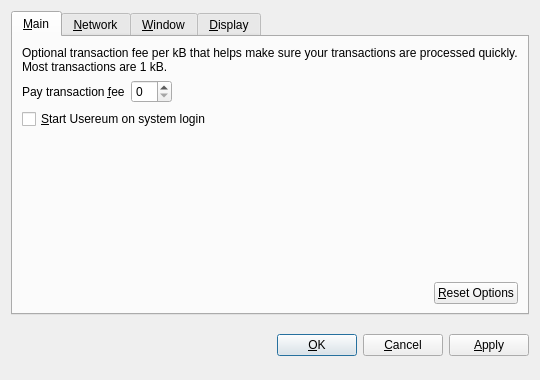
<?xml version="1.0" encoding="UTF-8"?>
<ui version="4.0">
 <class>OptionsDialog</class>
 <widget class="QDialog" name="OptionsDialog">
  <property name="geometry">
   <rect>
    <x>0</x>
    <y>0</y>
    <width>540</width>
    <height>380</height>
   </rect>
  </property>
  <property name="windowTitle">
   <string>Options</string>
  </property>
  <property name="modal">
   <bool>true</bool>
  </property>
  <layout class="QVBoxLayout" name="verticalLayout">
   <item>
    <widget class="QTabWidget" name="tabWidget">
     <property name="tabPosition">
      <enum>QTabWidget::North</enum>
     </property>
     <property name="currentIndex">
      <number>0</number>
     </property>
     <widget class="QWidget" name="tabMain">
      <attribute name="title">
       <string>&amp;Main</string>
      </attribute>
      <layout class="QVBoxLayout" name="verticalLayout_Main">
       <item>
        <widget class="QLabel" name="transactionFeeInfoLabel">
         <property name="text">
          <string>Optional transaction fee per kB that helps make sure your transactions are processed quickly. Most transactions are 1 kB.</string>
         </property>
         <property name="textFormat">
          <enum>Qt::PlainText</enum>
         </property>
         <property name="wordWrap">
          <bool>true</bool>
         </property>
        </widget>
       </item>
       <item>
        <layout class="QHBoxLayout" name="horizontalLayout_1_Main">
         <item>
          <widget class="QLabel" name="transactionFeeLabel">
           <property name="text">
            <string>Pay transaction &amp;fee</string>
           </property>
           <property name="textFormat">
            <enum>Qt::PlainText</enum>
           </property>
           <property name="buddy">
            <cstring>transactionFee</cstring>
           </property>
          </widget>
         </item>
         <item>
          <widget class="BitcoinAmountField" name="transactionFee"/>
         </item>
         <item>
          <spacer name="horizontalSpacer_1_Main">
           <property name="orientation">
            <enum>Qt::Horizontal</enum>
           </property>
           <property name="sizeHint" stdset="0">
            <size>
             <width>40</width>
             <height>20</height>
            </size>
           </property>
          </spacer>
         </item>
        </layout>
       </item>
       <item>
        <widget class="QCheckBox" name="bitcoinAtStartup">
         <property name="toolTip">
          <string>Automatically start Usereum after logging in to the system.</string>
         </property>
         <property name="text">
          <string>&amp;Start Usereum on system login</string>
         </property>
        </widget>
       </item>
       <item>
        <spacer name="verticalSpacer_Main">
         <property name="orientation">
          <enum>Qt::Vertical</enum>
         </property>
         <property name="sizeHint" stdset="0">
          <size>
           <width>20</width>
           <height>40</height>
          </size>
         </property>
        </spacer>
       </item>
       <item>
        <layout class="QHBoxLayout" name="horizontalLayout_2_Main">
         <item>
          <spacer name="horizontalSpacer_2_Main">
           <property name="orientation">
            <enum>Qt::Horizontal</enum>
           </property>
           <property name="sizeHint" stdset="0">
            <size>
             <width>40</width>
             <height>20</height>
            </size>
           </property>
          </spacer>
         </item>
         <item>
          <widget class="QPushButton" name="resetButton">
           <property name="toolTip">
            <string>Reset all client options to default.</string>
           </property>
           <property name="text">
            <string>&amp;Reset Options</string>
           </property>
           <property name="autoDefault">
            <bool>false</bool>
           </property>
          </widget>
         </item>
        </layout>
       </item>
      </layout>
     </widget>
     <widget class="QWidget" name="tabNetwork">
      <attribute name="title">
       <string>&amp;Network</string>
      </attribute>
      <layout class="QVBoxLayout" name="verticalLayout_Network">
       <item>
        <widget class="QCheckBox" name="mapPortUpnp">
         <property name="toolTip">
          <string>Automatically open the Usereum client port on the router. This only works when your router supports UPnP and it is enabled.</string>
         </property>
         <property name="text">
          <string>Map port using &amp;UPnP</string>
         </property>
        </widget>
       </item>
       <item>
        <widget class="QCheckBox" name="connectSocks">
         <property name="toolTip">
          <string>Connect to the Usereum network through a SOCKS proxy (e.g. when connecting through Tor).</string>
         </property>
         <property name="text">
          <string>&amp;Connect through SOCKS proxy:</string>
         </property>
        </widget>
       </item>
       <item>
        <layout class="QHBoxLayout" name="horizontalLayout_Network">
         <item>
          <widget class="QLabel" name="proxyIpLabel">
           <property name="text">
            <string>Proxy &amp;IP:</string>
           </property>
           <property name="textFormat">
            <enum>Qt::PlainText</enum>
           </property>
           <property name="buddy">
            <cstring>proxyIp</cstring>
           </property>
          </widget>
         </item>
         <item>
          <widget class="QValidatedLineEdit" name="proxyIp">
           <property name="maximumSize">
            <size>
             <width>140</width>
             <height>16777215</height>
            </size>
           </property>
           <property name="toolTip">
            <string>IP address of the proxy (e.g. 127.0.0.1)</string>
           </property>
          </widget>
         </item>
         <item>
          <widget class="QLabel" name="proxyPortLabel">
           <property name="text">
            <string>&amp;Port:</string>
           </property>
           <property name="textFormat">
            <enum>Qt::PlainText</enum>
           </property>
           <property name="buddy">
            <cstring>proxyPort</cstring>
           </property>
          </widget>
         </item>
         <item>
          <widget class="QLineEdit" name="proxyPort">
           <property name="maximumSize">
            <size>
             <width>55</width>
             <height>16777215</height>
            </size>
           </property>
           <property name="toolTip">
            <string>Port of the proxy (e.g. 9050)</string>
           </property>
          </widget>
         </item>
         <item>
          <widget class="QLabel" name="socksVersionLabel">
           <property name="text">
            <string>SOCKS &amp;Version:</string>
           </property>
           <property name="textFormat">
            <enum>Qt::PlainText</enum>
           </property>
           <property name="buddy">
            <cstring>socksVersion</cstring>
           </property>
          </widget>
         </item>
         <item>
          <widget class="QValueComboBox" name="socksVersion">
           <property name="toolTip">
            <string>SOCKS version of the proxy (e.g. 5)</string>
           </property>
          </widget>
         </item>
         <item>
          <spacer name="horizontalSpacer_Network">
           <property name="orientation">
            <enum>Qt::Horizontal</enum>
           </property>
           <property name="sizeHint" stdset="0">
            <size>
             <width>40</width>
             <height>20</height>
            </size>
           </property>
          </spacer>
         </item>
        </layout>
       </item>
       <item>
        <spacer name="verticalSpacer_Network">
         <property name="orientation">
          <enum>Qt::Vertical</enum>
         </property>
         <property name="sizeHint" stdset="0">
          <size>
           <width>20</width>
           <height>40</height>
          </size>
         </property>
        </spacer>
       </item>
      </layout>
     </widget>
     <widget class="QWidget" name="tabWindow">
      <attribute name="title">
       <string>&amp;Window</string>
      </attribute>
      <layout class="QVBoxLayout" name="verticalLayout_Window">
       <item>
        <widget class="QCheckBox" name="minimizeToTray">
         <property name="toolTip">
          <string>Show only a tray icon after minimizing the window.</string>
         </property>
         <property name="text">
          <string>&amp;Minimize to the tray instead of the taskbar</string>
         </property>
        </widget>
       </item>
       <item>
        <widget class="QCheckBox" name="minimizeOnClose">
         <property name="toolTip">
          <string>Minimize instead of exit the application when the window is closed. When this option is enabled, the application will be closed only after selecting Quit in the menu.</string>
         </property>
         <property name="text">
          <string>M&amp;inimize on close</string>
         </property>
        </widget>
       </item>
       <item>
        <spacer name="verticalSpacer_Window">
         <property name="orientation">
          <enum>Qt::Vertical</enum>
         </property>
         <property name="sizeHint" stdset="0">
          <size>
           <width>20</width>
           <height>40</height>
          </size>
         </property>
        </spacer>
       </item>
      </layout>
     </widget>
     <widget class="QWidget" name="tabDisplay">
      <attribute name="title">
       <string>&amp;Display</string>
      </attribute>
      <layout class="QVBoxLayout" name="verticalLayout_Display">
       <item>
        <layout class="QHBoxLayout" name="horizontalLayout_1_Display">
         <item>
          <widget class="QLabel" name="langLabel">
           <property name="text">
            <string>User Interface &amp;language:</string>
           </property>
           <property name="textFormat">
            <enum>Qt::PlainText</enum>
           </property>
           <property name="buddy">
            <cstring>lang</cstring>
           </property>
          </widget>
         </item>
         <item>
          <widget class="QValueComboBox" name="lang">
           <property name="toolTip">
            <string>The user interface language can be set here. This setting will take effect after restarting Usereum.</string>
           </property>
          </widget>
         </item>
        </layout>
       </item>
       <item>
        <layout class="QHBoxLayout" name="horizontalLayout_2_Display">
         <item>
          <widget class="QLabel" name="unitLabel">
           <property name="text">
            <string>&amp;Unit to show amounts in:</string>
           </property>
           <property name="textFormat">
            <enum>Qt::PlainText</enum>
           </property>
           <property name="buddy">
            <cstring>unit</cstring>
           </property>
          </widget>
         </item>
         <item>
          <widget class="QValueComboBox" name="unit">
           <property name="toolTip">
            <string>Choose the default subdivision unit to show in the interface and when sending coins.</string>
           </property>
          </widget>
         </item>
        </layout>
       </item>
       <item>
        <widget class="QCheckBox" name="displayAddresses">
         <property name="toolTip">
          <string>Whether to show Usereum addresses in the transaction list or not.</string>
         </property>
         <property name="text">
          <string>&amp;Display addresses in transaction list</string>
         </property>
        </widget>
       </item>
       <item>
        <widget class="QCheckBox" name="coinControlFeatures">
         <property name="toolTip">
          <string>Whether to show coin control features or not.</string>
         </property>
         <property name="text">
          <string>Display coin &amp;control features (experts only!)</string>
         </property>
        </widget>
       </item>
       <item>
        <spacer name="verticalSpacer_Display">
         <property name="orientation">
          <enum>Qt::Vertical</enum>
         </property>
         <property name="sizeHint" stdset="0">
          <size>
           <width>20</width>
           <height>40</height>
          </size>
         </property>
        </spacer>
       </item>
      </layout>
     </widget>
    </widget>
   </item>
   <item>
    <layout class="QHBoxLayout" name="horizontalLayout_Buttons">
     <item>
      <spacer name="horizontalSpacer_1">
       <property name="orientation">
        <enum>Qt::Horizontal</enum>
       </property>
       <property name="sizeHint" stdset="0">
        <size>
         <width>40</width>
         <height>48</height>
        </size>
       </property>
      </spacer>
     </item>
     <item>
      <widget class="QLabel" name="statusLabel">
       <property name="font">
        <font>
         <weight>75</weight>
         <bold>true</bold>
        </font>
       </property>
       <property name="text">
        <string/>
       </property>
       <property name="textFormat">
        <enum>Qt::PlainText</enum>
       </property>
       <property name="wordWrap">
        <bool>true</bool>
       </property>
      </widget>
     </item>
     <item>
      <spacer name="horizontalSpacer_2">
       <property name="orientation">
        <enum>Qt::Horizontal</enum>
       </property>
       <property name="sizeHint" stdset="0">
        <size>
         <width>40</width>
         <height>48</height>
        </size>
       </property>
      </spacer>
     </item>
     <item>
      <widget class="QPushButton" name="okButton">
       <property name="text">
        <string>&amp;OK</string>
       </property>
      </widget>
     </item>
     <item>
      <widget class="QPushButton" name="cancelButton">
       <property name="text">
        <string>&amp;Cancel</string>
       </property>
       <property name="autoDefault">
        <bool>false</bool>
       </property>
      </widget>
     </item>
     <item>
      <widget class="QPushButton" name="applyButton">
       <property name="text">
        <string>&amp;Apply</string>
       </property>
       <property name="autoDefault">
        <bool>false</bool>
       </property>
      </widget>
     </item>
    </layout>
   </item>
  </layout>
 </widget>
 <customwidgets>
  <customwidget>
   <class>BitcoinAmountField</class>
   <extends>QSpinBox</extends>
   <header>bitcoinamountfield.h</header>
  </customwidget>
  <customwidget>
   <class>QValueComboBox</class>
   <extends>QComboBox</extends>
   <header>qvaluecombobox.h</header>
  </customwidget>
  <customwidget>
   <class>QValidatedLineEdit</class>
   <extends>QLineEdit</extends>
   <header>qvalidatedlineedit.h</header>
  </customwidget>
 </customwidgets>
 <resources/>
 <connections/>
</ui>
